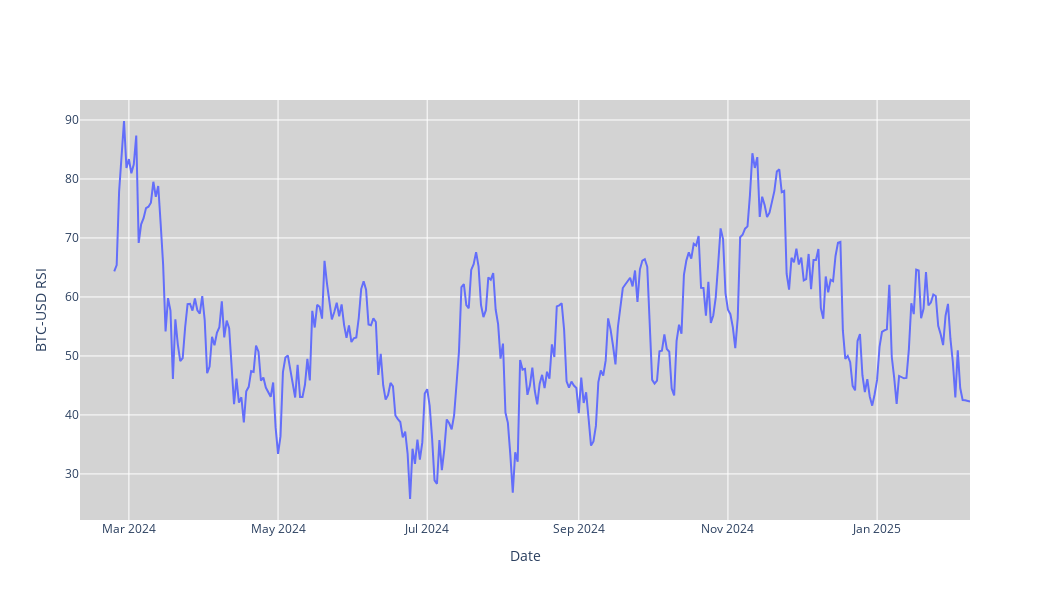

Here is the notebook cell this chart was saved with:
### Code cell
#RSI
fig = go.Figure(data=[go.Scatter(x=stock_data.index, y=stock_data['RSI'], mode='lines', name='RSI')])
fig.update_layout(
    xaxis_rangeslider_visible=False,
    yaxis_title=f'{ticker} RSI',
    xaxis_title='Date',
    plot_bgcolor='lightgrey',
    width=1050,
    height=600
)
fig.show()

### Figure 1 — Plotly figure (JSON) as saved in the notebook; plotly's stock layout.template omitted (floating-point values rounded to 4 significant figures; data arrays with more than 128 entries replaced by an {"elided": "..."} marker saying what was removed)
{"data": [{"mode": "lines", "name": "RSI", "type": "scatter", "x": {"elided": "365 str values"}, "y": {"elided": "365 float values"}}], "layout": {"height": 600, "plot_bgcolor": "lightgrey", "width": 1050, "xaxis": {"rangeslider": {"visible": false}, "title": {"text": "Date"}}, "yaxis": {"title": {"text": "BTC-USD RSI"}}}}
